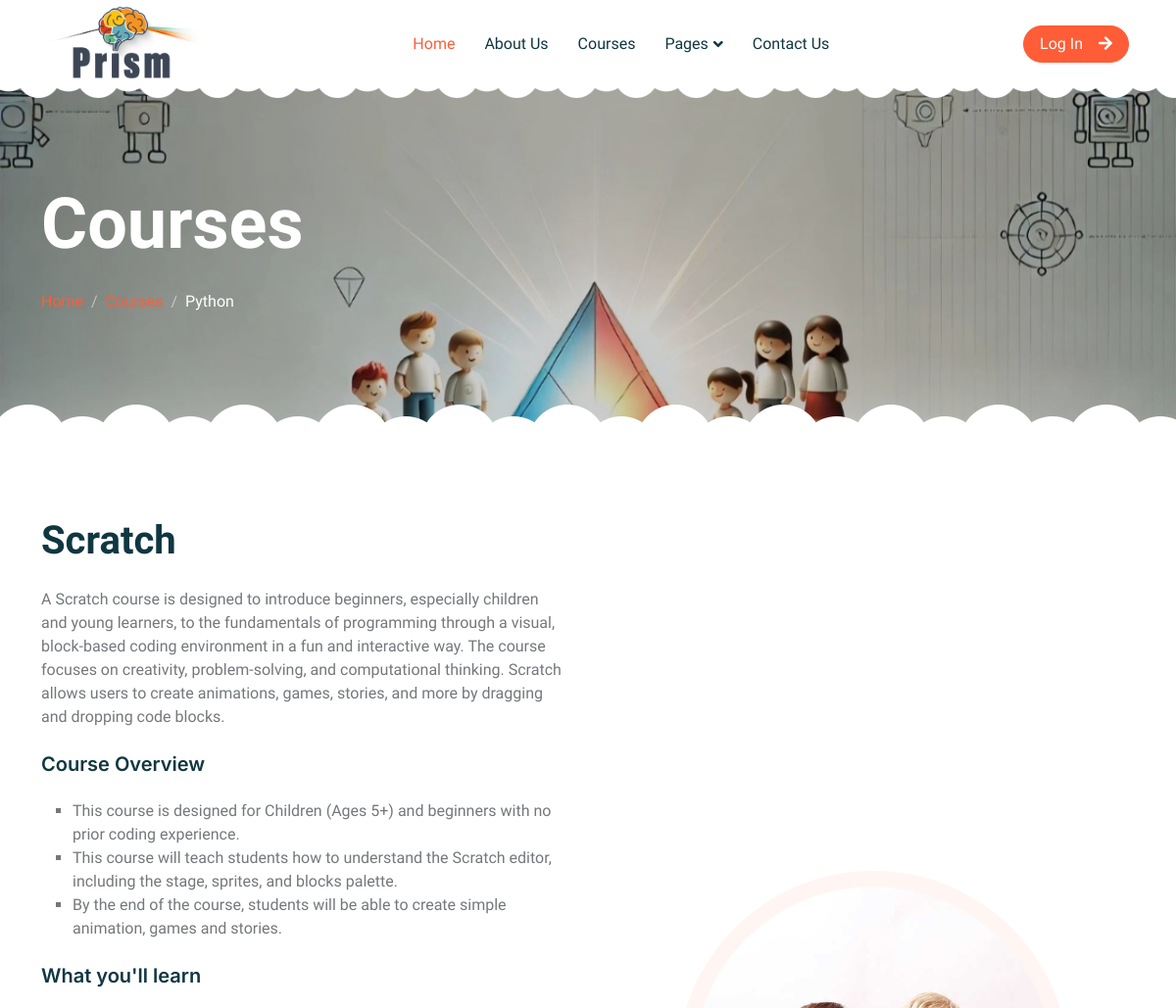
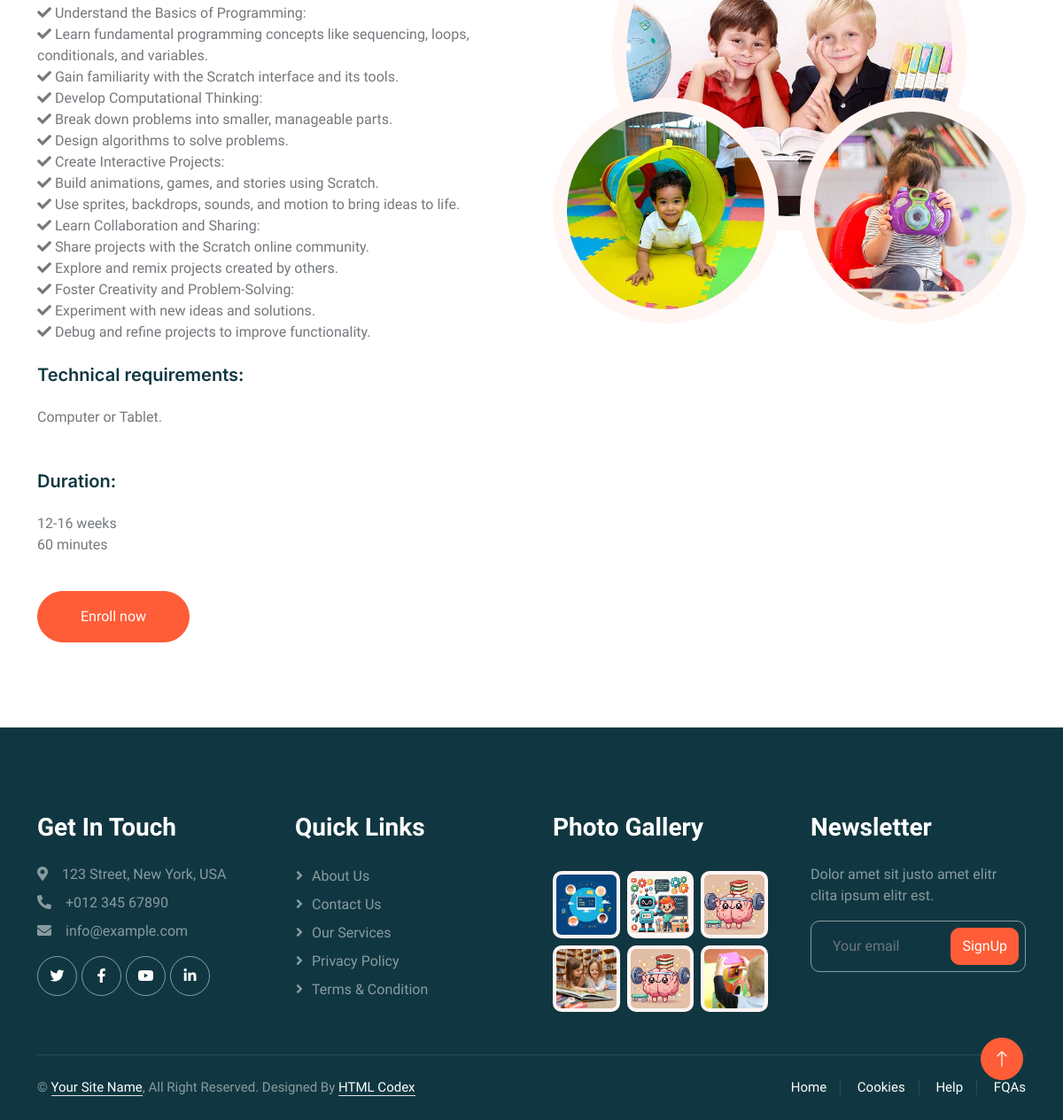
Screenshot of /students/courseDetails/3/ with the database file from the repository (2 pictures, top to bottom).
### common_App/models.py (models this page shows, shortened)
class Courses(models.Model):
  type = (
        ("Online Course","Online"),
        ("On-Site Course","Offline"),
    )
  age  = (
          ("5-7","5-7"),
          ("7-9","7-9"),
          ("9-11","9-11"),
          ("11+","11+"),
        )
  category = (
               ("Programming","Programming"),
               ("Robotics","Robotics"),
               ("Strong Mind","Strong Mind"),
             )
  is_active =( ("Active Now","Active Now"),
               ("Coming Soon","Coming Soon"),
        )
  name          = models.CharField(max_length=50,null=True)
  description   = models.TextField(max_length=400,null=True)
  course_overview   = models.TextField(max_length=400,null=True)
  what_you_will_learn = models.TextField(max_length=800,null=True)
  requirments   = models.TextField(max_length=200,null=True)
  course_duration   = models.TextField(max_length=200,null=True)
  session_duration  = models.TextField(max_length=  200,null=True)
  level         = models.IntegerField(max_length=5,null=True)
  price         = models.IntegerField(max_length=10,null=True)
  kitId         = models.OneToOneField(ToolKit,null=True,blank=True,on_delete=models.CASCADE)
  maxNmberofstudents        = models.IntegerField(max_length=20,null=True)
  CourseStatus = models.CharField(max_length=50,choices=type,null=True)
  age = models.CharField(max_length=50,choices=age,null=True)
  category = models.CharField(max_length=50,choices=category,null=True)
  image         = models.ImageField(null=True,blank=True)
  is_active     = models.CharField(max_length=50,choices=is_active,null=True)

### Students/views.py (the view)
# urls.py: path('courseDetails/<str:course_id>/', views.courseDetails,name='courseDetails'),
def courseDetails(request,course_id):
    course_details=Courses.objects.get(id=course_id)
    context={'course':course_details}
    return render (request,'StudentsApp/CourseDetails.html',context)

### Templates/StudentsApp/CourseDetails.html
{% extends 'Main.html' %}
{% load static %}
{% block content1 %}
        <div class="container-xxl py-5 page-header position-relative mb-5">
            <div class="container py-5">
                <h1 class="display-2 text-white animated slideInDown mb-4"> Courses</h1>
                <nav aria-label="breadcrumb animated slideInDown">
                    <ol class="breadcrumb">
                        <li class="breadcrumb-item"><a href="#">Home</a></li>
                        <li class="breadcrumb-item"><a href="#">Courses</a></li>
                        <li class="breadcrumb-item text-white active" aria-current="page">Python</li>
                    </ol>
                </nav>
            </div>
        </div>
        <div class="container-xxl py-5">
            <div class="container">
                <div class="row g-5 align-items-center">
                    <div class="col-lg-6 wow fadeInUp" data-wow-delay="0.1s">
                        <h1 class="mb-4">  {{course.name}}</h1>
                        <p>
                            {{course.description}}
                            <p class="mb-4">
                                <h5 class="mb-4">Course Overview</h5>
                                <ul style="list-style-type: square;">
                                    {% for line in course.course_overview.splitlines %}
                                <li>  {{line}} <br></li>
                                {% endfor%}
                                  </ul>
                            </p>
                            <p class="mb-4">
                                <h5 class="mb-4">What you'll learn</h5>
                                {% for line in course.what_you_will_learn.splitlines %}
                                <i class="fa fa-check"></i>  {{line}} <br>
                                {% endfor%}
                            </p>
                            <p class="mb-4">
                                <h5 class="mb-4">Technical requirements:</h5>
                                {% for line1 in course.requirments.splitlines %}
                                  {{line1}} <br>
                                {% endfor%}
                                <br>
                            </p>
                            <p class="mb-4">
                                <h5 class="mb-4">Duration:</h5>
                                  {{course.course_duration}} <br>
                                  {{course.session_duration}} <br>
                                <br>
                            </p>
                        </p>
                        <div class="row g-4 align-items-center">
                            <div class="col-sm-6">
                                <a class="btn btn-primary rounded-pill py-3 px-5" href="{% url 'application' course.id %}">Enroll now</a>
                            </div>
                        </div>
                    </div>
                    <div class="col-lg-6 about-img wow fadeInUp" data-wow-delay="0.5s">
                        <div class="row">
                            <div class="col-12 text-center">
                                <img class="img-fluid w-75 rounded-circle bg-light p-3" src="{% static 'img/about-1.jpg' %}" alt="">
                            </div>
                            <div class="col-6 text-start" style="margin-top: -150px;">
                                <img class="img-fluid w-100 rounded-circle bg-light p-3" src="{% static 'img/about-2.jpg' %}" alt="">
                            </div>
                            <div class="col-6 text-end" style="margin-top: -150px;">
                                <img class="img-fluid w-100 rounded-circle bg-light p-3" src="{% static 'img/about-3.jpg' %}" alt="">
                            </div>
                        </div>
                    </div>
                </div>
            </div>
        </div>
 {% endblock content1 %}

### static/css/style.css (style rules this page uses)
:root { --primary: #FE5D37; --light: #FFF5F3; --dark: #103741; }
.btn { font-weight: 500; transition: .5s; }
.btn.btn-primary { color: #FFFFFF; }
h1, h2, h3, h4, .h1, .h2, .h3, .h4, .display-1, .display-2, .display-3, .display-4, .display-5, .display-6 { font-family: 'Lobster Two', cursive; font-weight: 700; }
h5, h6, .h5, .h6 { font-weight: 600; }
.header-carousel::before, .header-carousel::after, .page-header::before, .page-header::after { position: absolute; content: ""; width: 100%; height: 10px; top: 0; left: 0; background: url(../img/bg-header-top.png) center center repeat-x; z-index: 1; }
.header-carousel::after, .page-header::after { height: 19px; top: auto; bottom: 0; background: url(../img/bg-header-bottom.png) center center repeat-x; }
.page-header { background: linear-gradient(rgba(0, 0, 0, .2), rgba(0, 0, 0, .2)), url(../img/carousel-1.jpg) center center no-repeat; background-size: cover; }
.breadcrumb-item + .breadcrumb-item::before { color: rgba(255, 255, 255, .5); }
.about-img img { transition: .5s; }

### rows the page displays
Courses: name "Scratch", description "A Scratch course is designed to introduce beginners, especially children and young learners, to the fundamentals of programming through a visual, block-based coding environment in a fun and interactive way. The course focuses on creativity, problem-solving, and computational thinking. Scratch allows users to create animations, games, stories, and more by dragging and dropping code blocks.", splitlines "Computer or Tablet.", course_duration "12-16 weeks", session_duration "60 minutes"

### other values shown
{{ line }} "This course is designed for Children (Ages 5+) and beginners with no prior coding experience." "This course will teach students how to understand the Scratch editor, including the stage, sprites, and blocks palette." "By the end of the course, students will be able to create simple animation, games and stories."
{{ line }} "Understand the Basics of Programming:" "Learn fundamental programming concepts like sequencing, loops, conditionals, and variables." "Gain familiarity with the Scratch interface and its tools." "Develop Computational Thinking:" "Break down problems into smaller, manageable parts." "Design algorithms to solve problems." "Create Interactive Projects:" "Build animations, games, and stories using Scratch." "Use sprites, backdrops, sounds, and motion to bring ideas to life." "Learn Collaboration and Sharing:" "Share projects with the Scratch online community." "Explore and remix projects created by others." "Foster Creativity and Problem-Solving:" "Experiment with new ideas and solutions." "Debug and refine projects to improve functionality."
